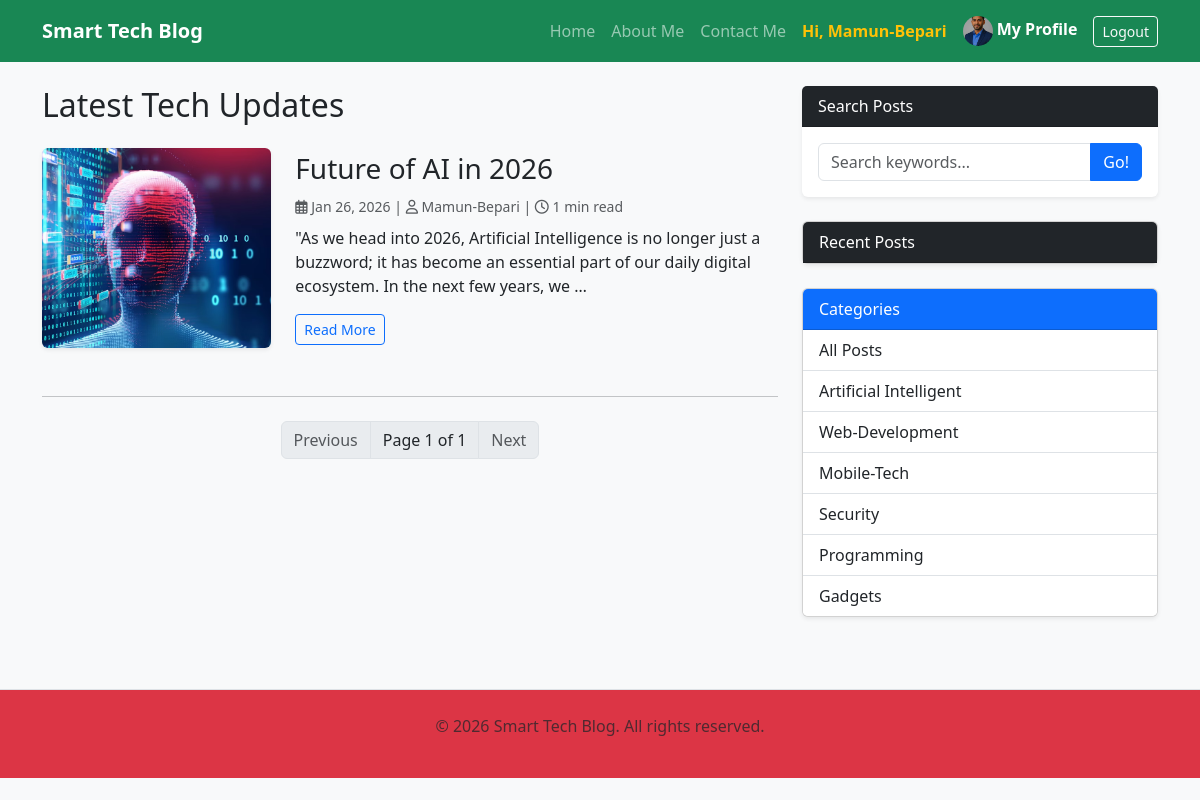
The app's page /category/artificial-intelligent/ (signed in) with its own data.
### accounts/models.py (models this page shows, shortened)
class Profile(models.Model):
   user = models.OneToOneField(User, on_delete=models.CASCADE)
   bio = models.TextField(blank=True)
   profile_pic = models.ImageField(upload_to='profile_pics', default='default.jpg')
   website_url = models.URLField(max_length=200, blank=True)

### blog/models.py (models this page shows, shortened)
class Post(models.Model):
   STATUS_CHOICES = (
      ('draft', 'Draft'),
      ('published', 'Published'),
   )
   title = models.CharField(max_length=250)
   slug = models.SlugField(max_length=250, unique_for_date='publish')
   author = models.ForeignKey(User, on_delete=models.CASCADE, related_name='blog_posts')
   body = models.TextField()
   image = models.ImageField(upload_to='blog/%Y/%m/%d/', blank=True)
   category = models.ForeignKey(Category, on_delete=models.SET_NULL, null=True, related_name='posts')
   publish = models.DateTimeField(default=timezone.now)
   created = models.DateTimeField(auto_now_add=True)
   updated = models.DateTimeField(auto_now=True)
   status = models.CharField(max_length=10, choices=STATUS_CHOICES, default='draft')
   class Meta:
      ordering = ('-publish',)
   def get_absolute_url(self):
       return reverse('blog:post_detail',
                      args=[self.publish.year,
                            self.publish.month,
                            self.publish.day,
                            self.slug]
                     )
   def get_read_time(self):
      word_count = len(self.body.split())
      return math.ceil(word_count / 200)

class Category(models.Model):
   name = models.CharField(max_length=50)
   slug = models.SlugField(unique=True)

### blog/views.py (the view)
# urls.py: path('', views.PostListView.as_view(), name='post_list'),
class PostListView(ListView):
   model = Post
   template_name = 'blog/post/list.html'
   context_object_name = 'posts'
   paginate_by = 5
   def get_queryset(self):
      queryset = Post.objects.filter(status='published')
      search_query = self.request.GET.get('q')
      if search_query:
         queryset = queryset.filter(
             Q(title__icontains=search_query) | Q(body__icontains=search_query)
             )
      category_slug = self.kwargs.get('category_slug')
      if category_slug:
         queryset = queryset.filter(category__slug=category_slug)
      return queryset
   def get_context_data(self, **kwargs):
      context = super().get_context_data(**kwargs)
      context['categories'] = Category.objects.all()
      context['search_query'] = self.request.GET.get('q')
      if self.kwargs.get('category_slug'):
         context['current_category'] = Category.objects.get(slug=self.kwargs['category_slug'])
      return context

### blog/templatetags/blog_tags.py (called while the page is built)
@register.inclusion_tag('blog/post/lastest_posts.html')
def show_latest_posts(count=5):
   lastest_posts = Post.objects.filter(status='Published').order_by('-publish')[:count]
   return {'lastest_posts': lastest_posts}

### templates/blog/post/list.html (shortened to what this page needs)
{% extends "base.html" %}
{% block content %}
<h2 class="mb-4">Latest Tech Updates</h2>
{% for post in posts %}
    <article class="row mb-5 align-items-center">
        <div class="col-md-4">
            {% if post.image %}
                <a href="{{ post.get_absolute_url }}">
                    <img src="{{ post.image.url }}" alt="{{ post.title }}" class="img-fluid rounded shadow-sm" style="height: 200px; width: 100%; object-fit: cover;">
                </a>
            {% else %}
                <div class="bg-secondary text-white d-flex align-items-center justify-content-center rounded shadow-sm" style="height: 200px;">
                    <span>No Image</span>
                </div>
            {% endif %}
        </div>
        <div class="col-md-8">
            <h3>
                <a href="{{ post.get_absolute_url }}" class="text-decoration-none text-dark">{{ post.title }}</a>
            </h3>
            <p class="text-muted mb-2">
                <small>
                    <i class="far fa-calendar-alt"></i> {{ post.publish|date:"M d, Y" }} |
                    <i class="far fa-user"></i> {{ post.author }} |
                    <i class="far fa-clock"></i> {{ post.get_read_time }} min read
                </small>
            </p>
            <div class="post-excerpt">
                {{ post.body|truncatewords:30|linebreaks }}
            </div>
            <a href="{{ post.get_absolute_url }}" class="btn btn-outline-primary btn-sm">Read More</a>
        </div>
    </article>
    <hr>
{% empty %}
    <p>No posts available yet.</p>
{% endfor %}
{% include "pagination.html" with page_obj=page_obj %}
{% endblock %}

### templates/base.html (shortened to what this page needs)
{% load blog_tags %}
<!DOCTYPE html>
<html lang='en'>
<head>
    <link href="https://cdn.jsdelivr.net/npm/bootstrap@5.3.0/dist/css/bootstrap.min.css" rel="stylesheet">
    <link rel="stylesheet" href="https://cdnjs.cloudflare.com/ajax/libs/font-awesome/6.4.0/css/all.min.css">
</head>
<body class="bg-light">
    <nav class="navbar navbar-expand-lg navbar-dark bg-success mb-4">
        <div class="container">
            <a class="navbar-brand fw-bold" href="{% url 'blog:post_list' %}">Smart Tech Blog</a>
            <div class="collapse navbar-collapse" id="navbarNav">
                <ul class="navbar-nav ms-auto align-items-center">
                    <li class="nav-item">
                        <a class="nav-link" href="{% url 'blog:post_list' %}">Home</a>
                    </li>
                    <li class="nav-item">
                        <a class="nav-link" href="{% url 'blog:about' %}">About Me</a>
                    </li>
                    <li class="nav-item">
                        <a class="nav-link" href="{% url 'blog:contact' %}">Contact Me</a>
                    </li>
                    {% if user.is_authenticated %}
                        <li class=nav-item>
                            <span class="nav-link text-warning fw-bold"> Hi, {{ user.username }} </span>
                        </li>
                        <li class="nav-item">
                            <a class="nav-link text-white fw-bold" href="{% url 'accounts:profile' %}">
                            <img src="{{ user.profile.profile_pic.url }}" class="rounded-circle" style="width: 30px; height: 30px; object-fit: cover;">
                                     My Profile
                             </a>
                        </li>
                        <li class="nav-item">
                            <form action="{% url 'logout' %}" method="post" class="d-inline">
                                <button type="submit" class="btn btn-sm btn-outline-light ms-2">Logout</button>
                            </form>
                        </li>
                    {% endif %}
                </ul>
            </div>
        </div>
    </nav>
    <main class="container">
        <div class="row">
            <div class="col-lg-8">
                {% block content %}
                {% endblock %}
            </div>
            <div class="col-lg-4">
                <div class="card mb-4 shadow-sm border-0">
                    <div class="card-header bg-dark text-white font-weight-bold">Search Posts</div>
                    <div class="card-body">
                        <form action="{% url 'blog:post_list' %}" method="get">
                            <div class="input-group">
                                <input name="q" type="text" class="form-control" placeholder="Search keywords..." value="{{ query|default:'' }}">
                                <button class="btn btn-primary" type="submit">Go!</button>
                            </div>
                        </form>
                    </div>
                </div>
                {% show_latest_posts 5 %}
                <div class="card mb-4 shadow-sm">
                    <div class="card-header bg-primary text-white font-weight-bold">Categories</div>
                    <div class="list-group list-group-flush">
                        <a href="{% url 'blog:post_list' %}" class="list-group-item list-group-item-action">All Posts</a>
                        {% for c in categories %}
                            <a href="{% url 'blog:post_list_by_category' c.slug %}"
                               class="list-group-item list-group-item-action {% if category.slug == c.slug %}active{% endif %}">
                               {{ c.name }}
                            </a>
                        {% endfor %}
                    </div>
                </div>
            </div> </div> </main>
    <footer class="py-4 bg-danger border-top mt-5">
        <div class="container text-center text-muted">
            <p>&copy; 2026 Smart Tech Blog. All rights reserved.</p>
        </div>
    </footer>
</body>
</html>

### records on screen
Post: image (picture), title "Future of AI in 2026", publish "Jan 26, 2026", author "Mamun-Bepari", get_read_time "1", body "\"As we head into 2026, Artificial Intelligence is no longer just a buzzword; it has become an essential part of our daily digital ecosystem. In the next few years, we …"
Category: name "Artificial Intelligent"
Category: name "Web-Development"
Category: name "Mobile-Tech"
Category: name "Security"
Category: name "Programming"
Category: name "Gadgets"

### other values on screen
{{ user.username }} "Mamun-Bepari"
{{ page_obj.number }} "1"
{{ page_obj.paginator.num_pages }} "1"
